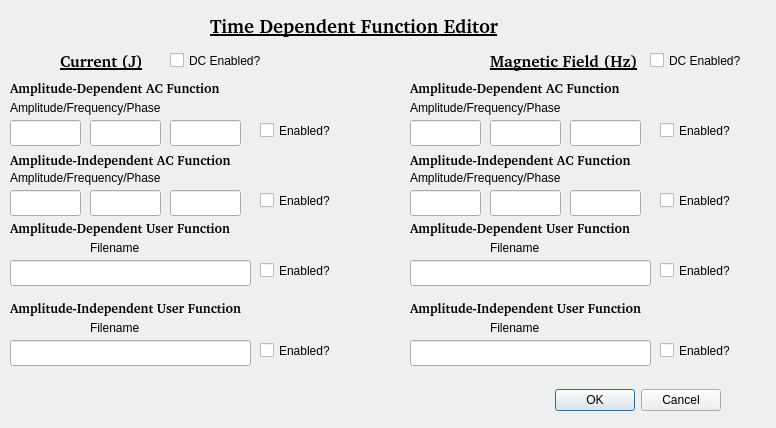
<?xml version="1.0" encoding="UTF-8"?>
<ui version="4.0">
 <class>Dialog</class>
 <widget class="QDialog" name="Dialog">
  <property name="geometry">
   <rect>
    <x>0</x>
    <y>0</y>
    <width>776</width>
    <height>428</height>
   </rect>
  </property>
  <property name="windowTitle">
   <string>Dialog</string>
  </property>
  <widget class="QDialogButtonBox" name="buttonBox">
   <property name="geometry">
    <rect>
     <x>360</x>
     <y>380</y>
     <width>361</width>
     <height>41</height>
    </rect>
   </property>
   <property name="orientation">
    <enum>Qt::Horizontal</enum>
   </property>
   <property name="standardButtons">
    <set>QDialogButtonBox::Cancel|QDialogButtonBox::Ok</set>
   </property>
  </widget>
  <widget class="QLabel" name="label">
   <property name="geometry">
    <rect>
     <x>210</x>
     <y>10</y>
     <width>311</width>
     <height>31</height>
    </rect>
   </property>
   <property name="font">
    <font>
     <family>Bitstream Charter</family>
     <pointsize>14</pointsize>
     <weight>75</weight>
     <bold>true</bold>
     <underline>true</underline>
    </font>
   </property>
   <property name="text">
    <string>Time Dependent Function Editor</string>
   </property>
  </widget>
  <widget class="QLabel" name="label_2">
   <property name="geometry">
    <rect>
     <x>10</x>
     <y>80</y>
     <width>251</width>
     <height>16</height>
    </rect>
   </property>
   <property name="font">
    <font>
     <family>Bitstream Charter</family>
     <pointsize>10</pointsize>
     <weight>75</weight>
     <bold>true</bold>
    </font>
   </property>
   <property name="text">
    <string>Amplitude-Dependent AC Function</string>
   </property>
  </widget>
  <widget class="QLabel" name="label_3">
   <property name="geometry">
    <rect>
     <x>10</x>
     <y>150</y>
     <width>251</width>
     <height>20</height>
    </rect>
   </property>
   <property name="font">
    <font>
     <family>Bitstream Charter</family>
     <pointsize>10</pointsize>
     <weight>75</weight>
     <bold>true</bold>
    </font>
   </property>
   <property name="text">
    <string>Amplitude-Independent AC Function</string>
   </property>
  </widget>
  <widget class="QLabel" name="label_4">
   <property name="geometry">
    <rect>
     <x>10</x>
     <y>220</y>
     <width>251</width>
     <height>16</height>
    </rect>
   </property>
   <property name="font">
    <font>
     <family>Bitstream Charter</family>
     <pointsize>10</pointsize>
     <weight>75</weight>
     <bold>true</bold>
    </font>
   </property>
   <property name="text">
    <string>Amplitude-Dependent User Function</string>
   </property>
  </widget>
  <widget class="QLabel" name="label_5">
   <property name="geometry">
    <rect>
     <x>10</x>
     <y>300</y>
     <width>251</width>
     <height>16</height>
    </rect>
   </property>
   <property name="font">
    <font>
     <family>Bitstream Charter</family>
     <pointsize>10</pointsize>
     <weight>75</weight>
     <bold>true</bold>
    </font>
   </property>
   <property name="text">
    <string>Amplitude-Independent User Function</string>
   </property>
  </widget>
  <widget class="QLabel" name="label_6">
   <property name="geometry">
    <rect>
     <x>60</x>
     <y>50</y>
     <width>91</width>
     <height>21</height>
    </rect>
   </property>
   <property name="font">
    <font>
     <family>Bitstream Charter</family>
     <pointsize>12</pointsize>
     <weight>75</weight>
     <bold>true</bold>
     <underline>true</underline>
    </font>
   </property>
   <property name="text">
    <string>Current (J)</string>
   </property>
  </widget>
  <widget class="QLabel" name="label_7">
   <property name="geometry">
    <rect>
     <x>490</x>
     <y>50</y>
     <width>221</width>
     <height>21</height>
    </rect>
   </property>
   <property name="font">
    <font>
     <family>Bitstream Charter</family>
     <pointsize>12</pointsize>
     <weight>75</weight>
     <bold>true</bold>
     <underline>true</underline>
    </font>
   </property>
   <property name="text">
    <string>Magnetic Field (Hz)</string>
   </property>
  </widget>
  <widget class="QLineEdit" name="j_dep_ampl">
   <property name="geometry">
    <rect>
     <x>10</x>
     <y>120</y>
     <width>71</width>
     <height>26</height>
    </rect>
   </property>
  </widget>
  <widget class="QLabel" name="label_8">
   <property name="geometry">
    <rect>
     <x>10</x>
     <y>100</y>
     <width>271</width>
     <height>16</height>
    </rect>
   </property>
   <property name="text">
    <string>Amplitude/Frequency/Phase</string>
   </property>
  </widget>
  <widget class="QLineEdit" name="j_dep_freq">
   <property name="geometry">
    <rect>
     <x>90</x>
     <y>120</y>
     <width>71</width>
     <height>26</height>
    </rect>
   </property>
  </widget>
  <widget class="QLineEdit" name="j_dep_phas">
   <property name="geometry">
    <rect>
     <x>170</x>
     <y>120</y>
     <width>71</width>
     <height>26</height>
    </rect>
   </property>
  </widget>
  <widget class="QLineEdit" name="j_indep_ampl">
   <property name="geometry">
    <rect>
     <x>10</x>
     <y>190</y>
     <width>71</width>
     <height>26</height>
    </rect>
   </property>
  </widget>
  <widget class="QLineEdit" name="j_indep_freq">
   <property name="geometry">
    <rect>
     <x>90</x>
     <y>190</y>
     <width>71</width>
     <height>26</height>
    </rect>
   </property>
  </widget>
  <widget class="QLabel" name="label_9">
   <property name="geometry">
    <rect>
     <x>10</x>
     <y>170</y>
     <width>271</width>
     <height>16</height>
    </rect>
   </property>
   <property name="text">
    <string>Amplitude/Frequency/Phase</string>
   </property>
  </widget>
  <widget class="QLineEdit" name="j_indep_phas">
   <property name="geometry">
    <rect>
     <x>170</x>
     <y>190</y>
     <width>71</width>
     <height>26</height>
    </rect>
   </property>
  </widget>
  <widget class="QLineEdit" name="j_userdep_file">
   <property name="geometry">
    <rect>
     <x>10</x>
     <y>260</y>
     <width>241</width>
     <height>26</height>
    </rect>
   </property>
  </widget>
  <widget class="QLabel" name="label_10">
   <property name="geometry">
    <rect>
     <x>90</x>
     <y>240</y>
     <width>271</width>
     <height>16</height>
    </rect>
   </property>
   <property name="text">
    <string>Filename</string>
   </property>
  </widget>
  <widget class="QLabel" name="label_11">
   <property name="geometry">
    <rect>
     <x>90</x>
     <y>320</y>
     <width>271</width>
     <height>16</height>
    </rect>
   </property>
   <property name="text">
    <string>Filename</string>
   </property>
  </widget>
  <widget class="QLineEdit" name="j_userindep_file">
   <property name="geometry">
    <rect>
     <x>10</x>
     <y>340</y>
     <width>241</width>
     <height>26</height>
    </rect>
   </property>
  </widget>
  <widget class="QLabel" name="label_12">
   <property name="geometry">
    <rect>
     <x>490</x>
     <y>320</y>
     <width>271</width>
     <height>16</height>
    </rect>
   </property>
   <property name="text">
    <string>Filename</string>
   </property>
  </widget>
  <widget class="QLineEdit" name="hz_dep_ampl">
   <property name="geometry">
    <rect>
     <x>410</x>
     <y>120</y>
     <width>71</width>
     <height>26</height>
    </rect>
   </property>
  </widget>
  <widget class="QLineEdit" name="hz_dep_freq">
   <property name="geometry">
    <rect>
     <x>490</x>
     <y>120</y>
     <width>71</width>
     <height>26</height>
    </rect>
   </property>
  </widget>
  <widget class="QLineEdit" name="hz_indep_freq">
   <property name="geometry">
    <rect>
     <x>490</x>
     <y>190</y>
     <width>71</width>
     <height>26</height>
    </rect>
   </property>
  </widget>
  <widget class="QLabel" name="label_13">
   <property name="geometry">
    <rect>
     <x>410</x>
     <y>220</y>
     <width>251</width>
     <height>16</height>
    </rect>
   </property>
   <property name="font">
    <font>
     <family>Bitstream Charter</family>
     <pointsize>10</pointsize>
     <weight>75</weight>
     <bold>true</bold>
    </font>
   </property>
   <property name="text">
    <string>Amplitude-Dependent User Function</string>
   </property>
  </widget>
  <widget class="QLabel" name="label_14">
   <property name="geometry">
    <rect>
     <x>410</x>
     <y>80</y>
     <width>251</width>
     <height>16</height>
    </rect>
   </property>
   <property name="font">
    <font>
     <family>Bitstream Charter</family>
     <pointsize>10</pointsize>
     <weight>75</weight>
     <bold>true</bold>
    </font>
   </property>
   <property name="text">
    <string>Amplitude-Dependent AC Function</string>
   </property>
  </widget>
  <widget class="QLabel" name="label_15">
   <property name="geometry">
    <rect>
     <x>410</x>
     <y>150</y>
     <width>251</width>
     <height>20</height>
    </rect>
   </property>
   <property name="font">
    <font>
     <family>Bitstream Charter</family>
     <pointsize>10</pointsize>
     <weight>75</weight>
     <bold>true</bold>
    </font>
   </property>
   <property name="text">
    <string>Amplitude-Independent AC Function</string>
   </property>
  </widget>
  <widget class="QLineEdit" name="hz_indep_ampl">
   <property name="geometry">
    <rect>
     <x>410</x>
     <y>190</y>
     <width>71</width>
     <height>26</height>
    </rect>
   </property>
  </widget>
  <widget class="QLabel" name="label_16">
   <property name="geometry">
    <rect>
     <x>410</x>
     <y>100</y>
     <width>271</width>
     <height>16</height>
    </rect>
   </property>
   <property name="text">
    <string>Amplitude/Frequency/Phase</string>
   </property>
  </widget>
  <widget class="QLabel" name="label_17">
   <property name="geometry">
    <rect>
     <x>410</x>
     <y>170</y>
     <width>271</width>
     <height>16</height>
    </rect>
   </property>
   <property name="text">
    <string>Amplitude/Frequency/Phase</string>
   </property>
  </widget>
  <widget class="QLineEdit" name="hz_indep_phas">
   <property name="geometry">
    <rect>
     <x>570</x>
     <y>190</y>
     <width>71</width>
     <height>26</height>
    </rect>
   </property>
  </widget>
  <widget class="QLabel" name="label_18">
   <property name="geometry">
    <rect>
     <x>410</x>
     <y>300</y>
     <width>251</width>
     <height>16</height>
    </rect>
   </property>
   <property name="font">
    <font>
     <family>Bitstream Charter</family>
     <pointsize>10</pointsize>
     <weight>75</weight>
     <bold>true</bold>
    </font>
   </property>
   <property name="text">
    <string>Amplitude-Independent User Function</string>
   </property>
  </widget>
  <widget class="QLabel" name="label_19">
   <property name="geometry">
    <rect>
     <x>490</x>
     <y>240</y>
     <width>271</width>
     <height>16</height>
    </rect>
   </property>
   <property name="text">
    <string>Filename</string>
   </property>
  </widget>
  <widget class="QLineEdit" name="hz_dep_phas">
   <property name="geometry">
    <rect>
     <x>570</x>
     <y>120</y>
     <width>71</width>
     <height>26</height>
    </rect>
   </property>
  </widget>
  <widget class="QLineEdit" name="hz_userdep_file">
   <property name="geometry">
    <rect>
     <x>410</x>
     <y>260</y>
     <width>241</width>
     <height>26</height>
    </rect>
   </property>
  </widget>
  <widget class="QLineEdit" name="hz_userindep_file">
   <property name="geometry">
    <rect>
     <x>410</x>
     <y>340</y>
     <width>241</width>
     <height>26</height>
    </rect>
   </property>
  </widget>
  <widget class="QCheckBox" name="j_sin_dep_en">
   <property name="geometry">
    <rect>
     <x>260</x>
     <y>120</y>
     <width>86</width>
     <height>21</height>
    </rect>
   </property>
   <property name="text">
    <string>Enabled?</string>
   </property>
  </widget>
  <widget class="QCheckBox" name="j_sin_indep_en">
   <property name="geometry">
    <rect>
     <x>260</x>
     <y>190</y>
     <width>86</width>
     <height>21</height>
    </rect>
   </property>
   <property name="text">
    <string>Enabled?</string>
   </property>
  </widget>
  <widget class="QCheckBox" name="j_dc_en">
   <property name="geometry">
    <rect>
     <x>170</x>
     <y>50</y>
     <width>111</width>
     <height>21</height>
    </rect>
   </property>
   <property name="text">
    <string>DC Enabled?</string>
   </property>
  </widget>
  <widget class="QCheckBox" name="j_userdep_en">
   <property name="geometry">
    <rect>
     <x>260</x>
     <y>260</y>
     <width>86</width>
     <height>21</height>
    </rect>
   </property>
   <property name="text">
    <string>Enabled?</string>
   </property>
  </widget>
  <widget class="QCheckBox" name="j_userindep_en">
   <property name="geometry">
    <rect>
     <x>260</x>
     <y>340</y>
     <width>86</width>
     <height>21</height>
    </rect>
   </property>
   <property name="text">
    <string>Enabled?</string>
   </property>
  </widget>
  <widget class="QCheckBox" name="hz_userdep_en">
   <property name="geometry">
    <rect>
     <x>660</x>
     <y>260</y>
     <width>86</width>
     <height>21</height>
    </rect>
   </property>
   <property name="text">
    <string>Enabled?</string>
   </property>
  </widget>
  <widget class="QCheckBox" name="hz_dc_en">
   <property name="geometry">
    <rect>
     <x>650</x>
     <y>50</y>
     <width>111</width>
     <height>21</height>
    </rect>
   </property>
   <property name="text">
    <string>DC Enabled?</string>
   </property>
  </widget>
  <widget class="QCheckBox" name="hz_sin_indep_en">
   <property name="geometry">
    <rect>
     <x>660</x>
     <y>190</y>
     <width>86</width>
     <height>21</height>
    </rect>
   </property>
   <property name="text">
    <string>Enabled?</string>
   </property>
  </widget>
  <widget class="QCheckBox" name="hz_sin_dep_en">
   <property name="geometry">
    <rect>
     <x>660</x>
     <y>120</y>
     <width>86</width>
     <height>21</height>
    </rect>
   </property>
   <property name="text">
    <string>Enabled?</string>
   </property>
  </widget>
  <widget class="QCheckBox" name="hz_userindep_en">
   <property name="geometry">
    <rect>
     <x>660</x>
     <y>340</y>
     <width>86</width>
     <height>21</height>
    </rect>
   </property>
   <property name="text">
    <string>Enabled?</string>
   </property>
  </widget>
 </widget>
 <resources/>
 <connections>
  <connection>
   <sender>buttonBox</sender>
   <signal>accepted()</signal>
   <receiver>Dialog</receiver>
   <slot>accept()</slot>
   <hints>
    <hint type="sourcelabel">
     <x>310</x>
     <y>265</y>
    </hint>
    <hint type="destinationlabel">
     <x>283</x>
     <y>95</y>
    </hint>
   </hints>
  </connection>
  <connection>
   <sender>buttonBox</sender>
   <signal>rejected()</signal>
   <receiver>Dialog</receiver>
   <slot>reject()</slot>
   <hints>
    <hint type="sourcelabel">
     <x>217</x>
     <y>260</y>
    </hint>
    <hint type="destinationlabel">
     <x>177</x>
     <y>133</y>
    </hint>
   </hints>
  </connection>
 </connections>
</ui>
